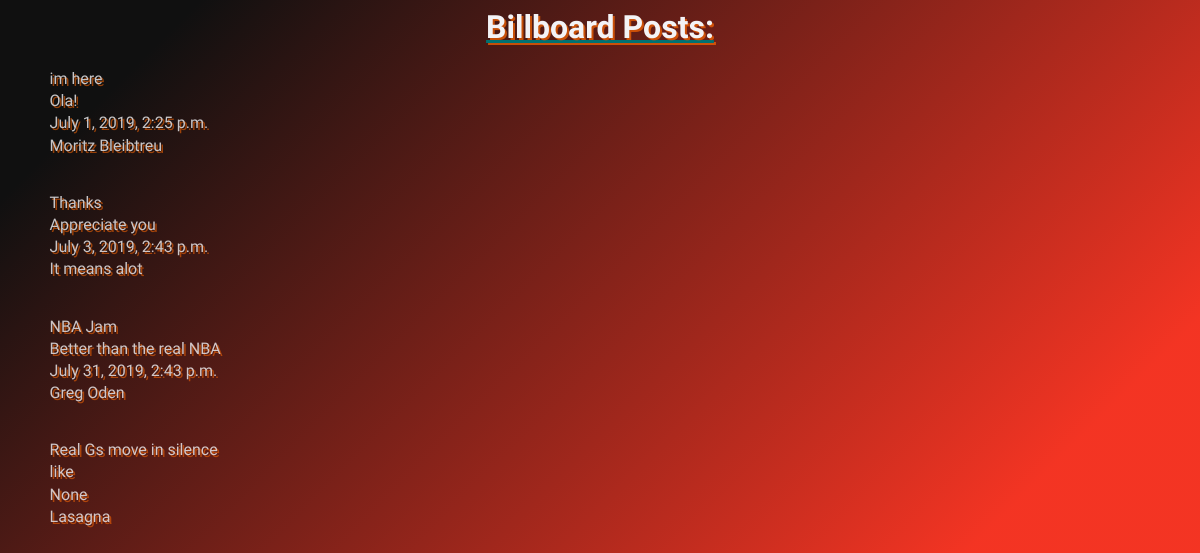
Page /billboard/posts/ (signed in) on the committed database.
### SocialBoard_app/models.py (models this page shows, shortened)
class Post(models.Model):
    post_title = models.CharField(max_length=200)
    pub_date = models.DateField('date published')
    post_content = models.CharField(max_length=500)
    post_author = models.CharField(max_length= 24)

### SocialBoard_app/views.py (the view)
@login_required
def list(request):
    posts = Post.objects.all()
    return render(request, 'billboard/list.html', {'posts': posts})

### SocialBoard_app/templates/billboard/list.html (shortened to what this page needs)
{% load static %}
<html lang="en">
<head>
</head>
<body>
    <div>
        <h1>Billboard Posts:</h1>
        {% for p in posts %}
        <ul>
            <li>{{p.post_title}}</li>
            <li>{{p.post_content}}</li>
            <li> {{p.pub_date}}</li>
            <li>{{p.post_author}}</li>
            <br>
        </ul>
        {% endfor %}
    </div>
</body>
</html>

### SocialBoard_app/templates/billboard/list.html (style rules this page uses)
body { background: linear-gradient(-45deg, #f32c1af5 24%, rgba(0, 0, 0, 0.938) 90%); font-family: 'Patua One', cursive; color: rgb(243, 243, 246); text-shadow: 2px 2px rgba(241, 99, 4, 0.74) }
ul { list-style-type: none; }
li { padding: 0.2vh; opacity: 0.8; }
h1 { text-align: center; text-decoration: underline; text-decoration-color: rgb(0, 114, 114); opacity: 0.; }

### rows in the picture
Post: post_title "im here", post_content "Ola!", pub_date "July 1, 2019, 2:25 p.m.", post_author "Moritz Bleibtreu"
Post: post_title "Thanks", post_content "Appreciate you", pub_date "July 3, 2019, 2:43 p.m.", post_author "It means alot"
Post: post_title "NBA Jam", post_content "Better than the real NBA", pub_date "July 31, 2019, 2:43 p.m.", post_author "Greg Oden"
Post: post_title "Real Gs move in silence", post_content "like", pub_date "None", post_author "Lasagna"
